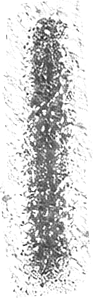
#> input picture carrossel-02/stamps/hi0_00.png, 93 x 298 px; its folder holds 4 pictures in this run
$ python fundo_volume.py
#> lines starting #> are read from the running program, lines starting #| are printed output that depends on the picture
# -*- coding: utf-8 -*-
"""FUNDO DO VOLUME — contagem de grafite transbordando a linha do campo.

Cena: painel de gesso do filme (cena1_dia_4k.png, faixa limpa 900..2100 medida).
Campo: CREME chapado até 50,5%, alternando com o preto da capa.
Elemento que quebra a linha: os grupos de contagem que passam dela. Grafite
escuro sobre creme lê perfeitamente — o volume literalmente ultrapassando.

Os riscos são STAMPS de traço real (grão e poeira no canal alpha), carimbados
com jitter. Linha desenhada por código lê como vetor, não como lápis.
"""
import os, math, glob, random
import numpy as np
from PIL import Image

AQUI = os.path.dirname(os.path.abspath(__file__))
DIA = r"C:\Users\rafae\Downloads\replit-design-DbYioAEAmd_\vega-dia"

W, H = 1080, 1350
LINHA = round(H * 0.505)                 # 682
GY0, GY1 = 900, 2100                     # faixa de gesso limpo no 4K
CREME = np.array((242, 234, 217), np.float32)
GRAFITE = np.array((86, 76, 62), np.float32)

STAMPS = [Image.open(f).convert("RGBA")
          for f in sorted(glob.glob(os.path.join(AQUI, "stamps", "hi*.png")))]
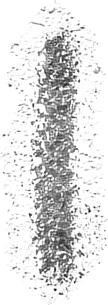
#> input picture carrossel-02/stamps/hi0_01.png, 108 x 305 px
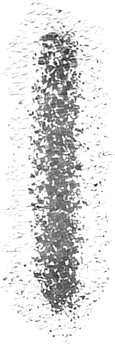
#> input picture carrossel-02/stamps/hi0_02.png, 115 x 344 px
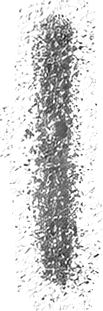
#> input picture carrossel-02/stamps/hi0_03.png, 103 x 311 px

def gesso():
#> (the run stopped early here; a loop or call above may not have finished)
